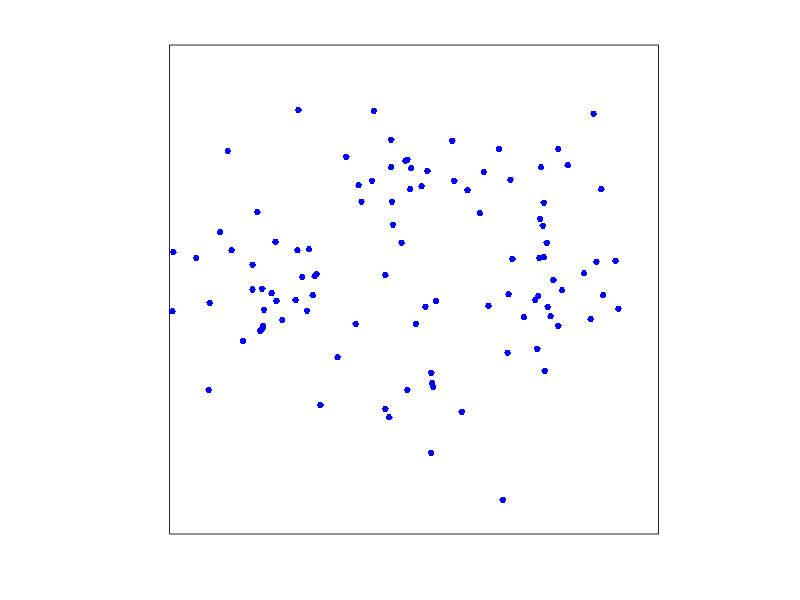
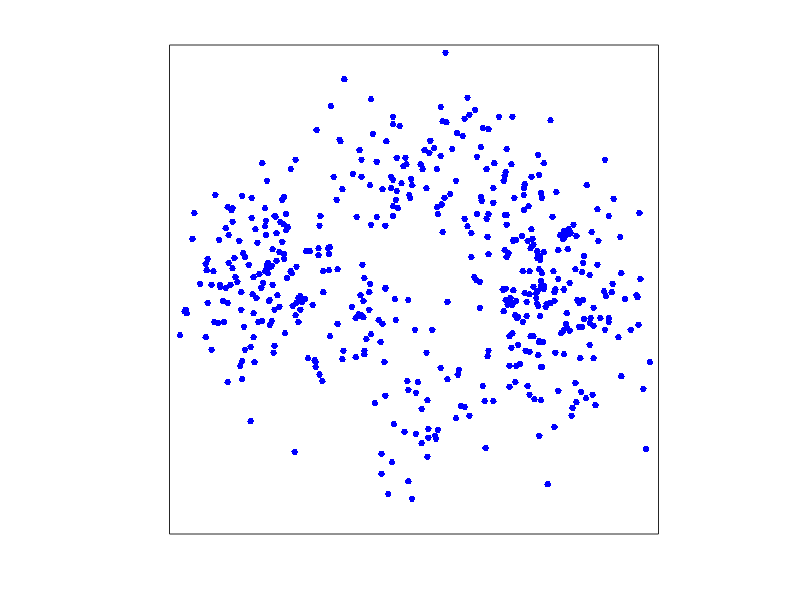
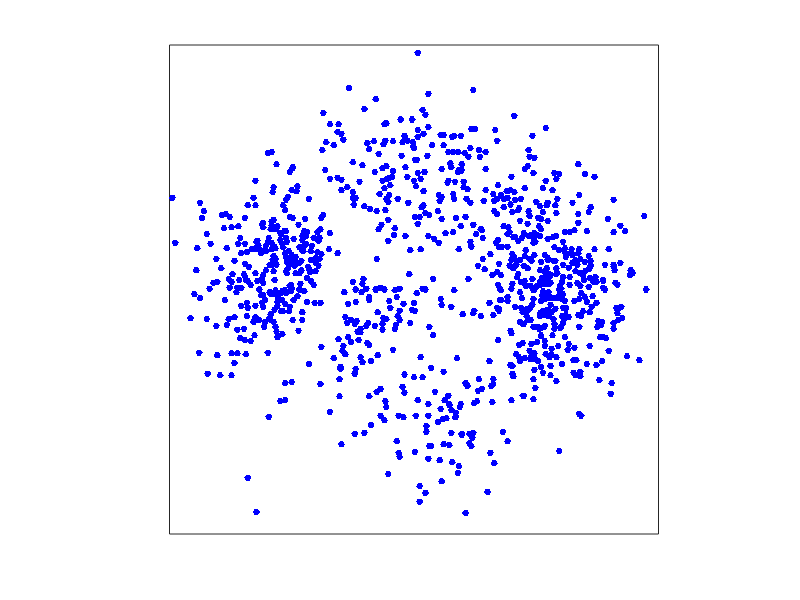
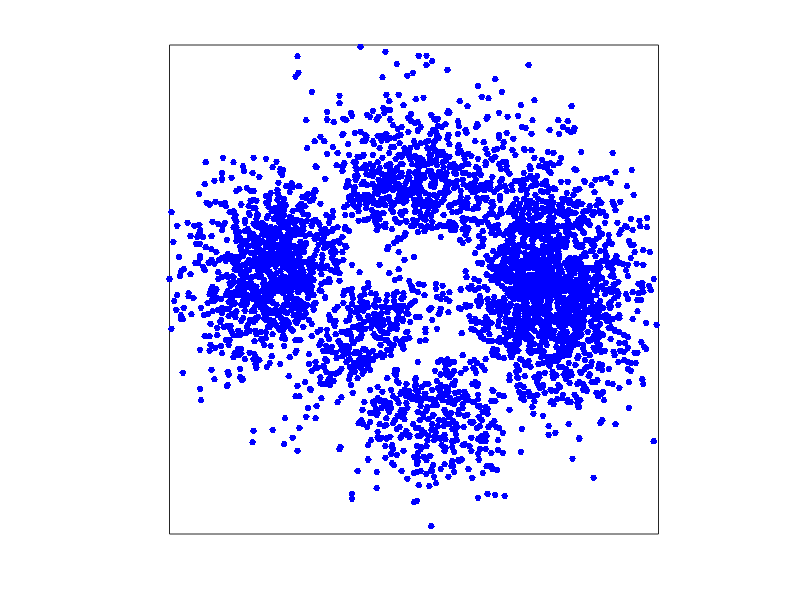

Write the MATLAB code that produced these figures, in order. (Note: this script raises an error after producing the figures.)
%%
% Test for discrete 2D sampling.

N = 512;

rep = '../results/sampling/';
if not(exist(rep))
    mkdir(rep);
end

name = 'ring';
name = 'peaks';

% helpers
rho = .8;
t = linspace(0,1,256);
cm = @(c0,c1)(t').^(rho)*c0(:)' + (1-(t').^(rho))*c1(:)';

gaussian = @(m,x,y) exp( -(x-y).^2 );

t = (0:N-1)'/N;
[Y,X] = meshgrid(t,t);
switch name
    case 'peaks'
        a = peaks(N);
        a = abs(a);
        col = [0 0 1];
    case 'ring'
        r = 1*sqrt((X-.5).^2+(Y-.5).^2);
        a = abs(sin(r))^2./(r+eps);
        a = cos(10*r).^2.* exp(-14*r.^2.2);
        a = min(a,.65);
%        surf(a); shading interp;
        col = [0 0 1];
end
a = a/sum(a(:));

% discrete samples
K = 1000;

for K=[100 500 1000 4000 10000]
    I = randsample(N^2,K,true,a(:));
    x = X(I); y = Y(I);

    clf; hold on;
    %imagesc(t,t,a);
    %colormap(cm(col,[1 1 1]));
    ms = 15;
    plot(x,y, '.', 'MarkerSize', ms, 'color', col);
    axis equal;
    axis([0 1 0 1]);  box on;
    set(gca, 'XTick', [], 'YTick', [], 'box', 'on');
    saveas(gcf, [rep name '-disc-' num2str(K) '.eps'], 'epsc');
end

col_cont = [1/2 0 1/2];
clf; hold on;
imagesc(t,t,a);
colormap(cm(col_cont,[1 1 1]));
q = 8;
contour(t,t,a, linspace(0,max(a(:)),q), 'color', col_cont);
caxis([0 max(a(:))]);
% axis off;
set(gca, 'XTick', [], 'YTick', [], 'box', 'on');
axis equal;
saveas(gcf, [rep name '-dens.png'], 'png');

%% pixelize
col_euler = [1 0 0];
b = a/max(a(:));
for n = [8 16 32 64]
P = N/n;
A = zeros(N,N,3);
for i=1:n
    for j=1:n
        seli = (i-1)*P+1:i*P;
        selj = (j-1)*P+1:j*P;
        u = mean(mean(b(seli,selj)));
        for s=1:3
            A(seli,selj,s) = col_euler(s)*u + (1-u);
        end
    end
end
A = A/max(A(:));
imwrite(A, [rep name '-pix-n' num2str(n) '.png'], 'png');
end
